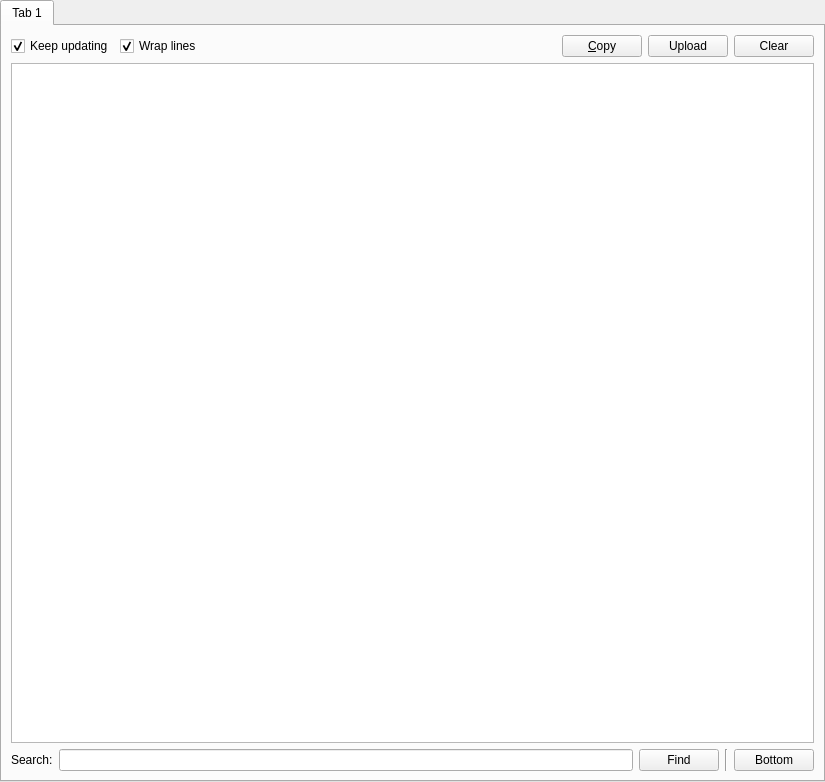
<?xml version="1.0" encoding="UTF-8"?>
<ui version="4.0">
 <class>LogPage</class>
 <widget class="QWidget" name="LogPage">
  <property name="geometry">
   <rect>
    <x>0</x>
    <y>0</y>
    <width>825</width>
    <height>782</height>
   </rect>
  </property>
  <layout class="QVBoxLayout" name="verticalLayout">
   <property name="leftMargin">
    <number>0</number>
   </property>
   <property name="topMargin">
    <number>0</number>
   </property>
   <property name="rightMargin">
    <number>0</number>
   </property>
   <property name="bottomMargin">
    <number>0</number>
   </property>
   <item>
    <widget class="QTabWidget" name="tabWidget">
     <property name="currentIndex">
      <number>0</number>
     </property>
     <widget class="QWidget" name="tab">
      <attribute name="title">
       <string notr="true">Tab 1</string>
      </attribute>
      <layout class="QGridLayout" name="gridLayout">
       <item row="1" column="0" colspan="5">
        <widget class="LogView" name="text">
         <property name="undoRedoEnabled">
          <bool>false</bool>
         </property>
         <property name="readOnly">
          <bool>true</bool>
         </property>
         <property name="plainText">
          <string notr="true"/>
         </property>
         <property name="textInteractionFlags">
          <set>Qt::LinksAccessibleByKeyboard|Qt::LinksAccessibleByMouse|Qt::TextBrowserInteraction|Qt::TextSelectableByKeyboard|Qt::TextSelectableByMouse</set>
         </property>
         <property name="centerOnScroll">
          <bool>false</bool>
         </property>
        </widget>
       </item>
       <item row="0" column="0" colspan="5">
        <layout class="QHBoxLayout" name="horizontalLayout">
         <item>
          <widget class="QCheckBox" name="trackLogCheckbox">
           <property name="text">
            <string>Keep updating</string>
           </property>
           <property name="checked">
            <bool>true</bool>
           </property>
          </widget>
         </item>
         <item>
          <widget class="QCheckBox" name="wrapCheckbox">
           <property name="text">
            <string>Wrap lines</string>
           </property>
           <property name="checked">
            <bool>true</bool>
           </property>
          </widget>
         </item>
         <item>
          <spacer name="horizontalSpacer">
           <property name="orientation">
            <enum>Qt::Horizontal</enum>
           </property>
           <property name="sizeHint" stdset="0">
            <size>
             <width>40</width>
             <height>20</height>
            </size>
           </property>
          </spacer>
         </item>
         <item>
          <widget class="QPushButton" name="btnCopy">
           <property name="toolTip">
            <string>Copy the whole log into the clipboard</string>
           </property>
           <property name="text">
            <string>&amp;Copy</string>
           </property>
          </widget>
         </item>
         <item>
          <widget class="QPushButton" name="btnPaste">
           <property name="toolTip">
            <string>Upload the log to paste.ee - it will stay online for a month</string>
           </property>
           <property name="text">
            <string>Upload</string>
           </property>
          </widget>
         </item>
         <item>
          <widget class="QPushButton" name="btnClear">
           <property name="toolTip">
            <string>Clear the log</string>
           </property>
           <property name="text">
            <string>Clear</string>
           </property>
          </widget>
         </item>
        </layout>
       </item>
       <item row="2" column="0">
        <widget class="QLabel" name="label">
         <property name="text">
          <string>Search:</string>
         </property>
        </widget>
       </item>
       <item row="2" column="2">
        <widget class="QPushButton" name="findButton">
         <property name="text">
          <string>Find</string>
         </property>
        </widget>
       </item>
       <item row="2" column="1">
        <widget class="QLineEdit" name="searchBar"/>
       </item>
       <item row="2" column="4">
        <widget class="QPushButton" name="btnBottom">
         <property name="toolTip">
          <string>Scroll all the way to bottom</string>
         </property>
         <property name="text">
          <string>Bottom</string>
         </property>
        </widget>
       </item>
       <item row="2" column="3">
        <widget class="Line" name="line">
         <property name="orientation">
          <enum>Qt::Vertical</enum>
         </property>
        </widget>
       </item>
      </layout>
     </widget>
    </widget>
   </item>
  </layout>
 </widget>
 <customwidgets>
  <customwidget>
   <class>LogView</class>
   <extends>QPlainTextEdit</extends>
   <header>widgets/LogView.h</header>
  </customwidget>
 </customwidgets>
 <tabstops>
  <tabstop>tabWidget</tabstop>
  <tabstop>trackLogCheckbox</tabstop>
  <tabstop>wrapCheckbox</tabstop>
  <tabstop>btnCopy</tabstop>
  <tabstop>btnPaste</tabstop>
  <tabstop>btnClear</tabstop>
  <tabstop>text</tabstop>
  <tabstop>searchBar</tabstop>
  <tabstop>findButton</tabstop>
 </tabstops>
 <resources/>
 <connections/>
</ui>
